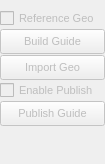
            <widget class="QWidget" name="page">
             <property name="geometry">
              <rect>
               <x>0</x>
               <y>0</y>
               <width>105</width>
               <height>164</height>
              </rect>
             </property>
             <property name="font">
              <font>
               <pointsize>8</pointsize>
               <weight>50</weight>
               <bold>false</bold>
              </font>
             </property>
             <property name="styleSheet">
              <string notr="true"/>
             </property>
             <attribute name="label">
              <string>2. Guide</string>
             </attribute>
             <layout class="QVBoxLayout" name="verticalLayout">
              <property name="spacing">
               <number>1</number>
              </property>
              <property name="leftMargin">
               <number>0</number>
              </property>
              <property name="topMargin">
               <number>9</number>
              </property>
              <property name="rightMargin">
               <number>0</number>
              </property>
              <property name="bottomMargin">
               <number>0</number>
              </property>
              <item>
               <widget class="QCheckBox" name="checkBoxReferenceGeo">
                <property name="enabled">
                 <bool>false</bool>
                </property>
                <property name="minimumSize">
                 <size>
                  <width>105</width>
                  <height>0</height>
                 </size>
                </property>
                <property name="maximumSize">
                 <size>
                  <width>105</width>
                  <height>16777215</height>
                 </size>
                </property>
                <property name="text">
                 <string>Reference Geo</string>
                </property>
               </widget>
              </item>
              <item>
               <widget class="QPushButton" name="btnGuideBuild">
                <property name="enabled">
                 <bool>false</bool>
                </property>
                <property name="sizePolicy">
                 <sizepolicy hsizetype="Fixed" vsizetype="Fixed">
                  <horstretch>0</horstretch>
                  <verstretch>0</verstretch>
                 </sizepolicy>
                </property>
                <property name="minimumSize">
                 <size>
                  <width>105</width>
                  <height>25</height>
                 </size>
                </property>
                <property name="maximumSize">
                 <size>
                  <width>105</width>
                  <height>25</height>
                 </size>
                </property>
                <property name="text">
                 <string>Build Guide</string>
                </property>
               </widget>
              </item>
              <item>
               <widget class="QPushButton" name="btnImportGeoGuide">
                <property name="enabled">
                 <bool>false</bool>
                </property>
                <property name="sizePolicy">
                 <sizepolicy hsizetype="Fixed" vsizetype="Fixed">
                  <horstretch>0</horstretch>
                  <verstretch>0</verstretch>
                 </sizepolicy>
                </property>
                <property name="minimumSize">
                 <size>
                  <width>105</width>
                  <height>25</height>
                 </size>
                </property>
                <property name="maximumSize">
                 <size>
                  <width>105</width>
                  <height>25</height>
                 </size>
                </property>
                <property name="text">
                 <string>Import Geo</string>
                </property>
               </widget>
              </item>
              <item>
               <widget class="QCheckBox" name="checkBoxPublishEnableGuide">
                <property name="enabled">
                 <bool>false</bool>
                </property>
                <property name="minimumSize">
                 <size>
                  <width>105</width>
                  <height>0</height>
                 </size>
                </property>
                <property name="maximumSize">
                 <size>
                  <width>105</width>
                  <height>16777215</height>
                 </size>
                </property>
                <property name="text">
                 <string>Enable Publish</string>
                </property>
               </widget>
              </item>
              <item>
               <widget class="QPushButton" name="btnPublishGuide">
                <property name="enabled">
                 <bool>false</bool>
                </property>
                <property name="sizePolicy">
                 <sizepolicy hsizetype="Fixed" vsizetype="Fixed">
                  <horstretch>0</horstretch>
                  <verstretch>0</verstretch>
                 </sizepolicy>
                </property>
                <property name="minimumSize">
                 <size>
                  <width>105</width>
                  <height>25</height>
                 </size>
                </property>
                <property name="maximumSize">
                 <size>
                  <width>105</width>
                  <height>25</height>
                 </size>
                </property>
                <property name="text">
                 <string>Publish Guide</string>
                </property>
               </widget>
              </item>
              <item>
               <spacer name="verticalSpacer_2">
                <property name="orientation">
                 <enum>Qt::Vertical</enum>
                </property>
                <property name="sizeHint" stdset="0">
                 <size>
                  <width>20</width>
                  <height>40</height>
                 </size>
                </property>
               </spacer>
              </item>
             </layout>
            </widget>
